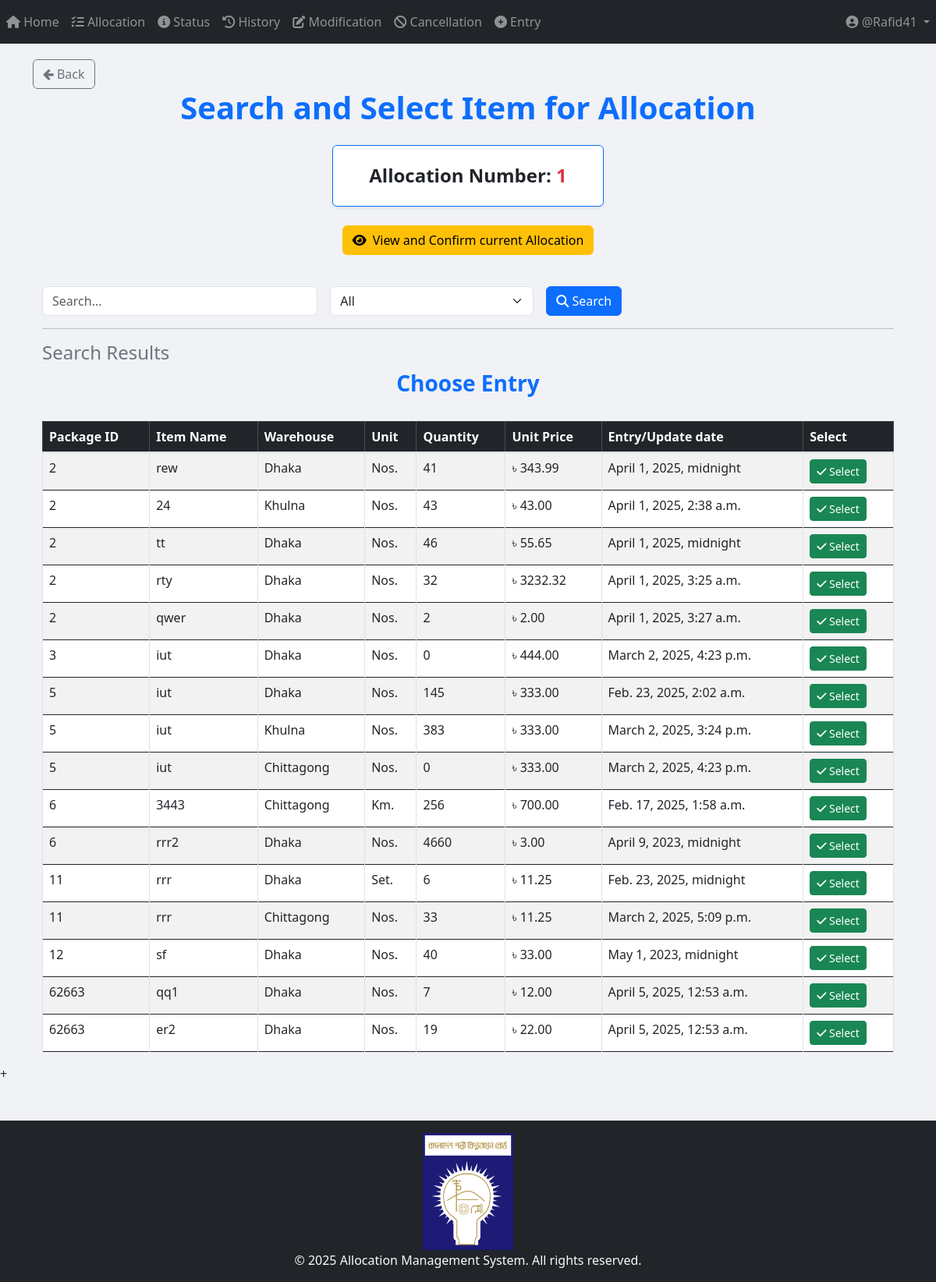
The app's page /allocation/Search_and_Select/1/ (signed in), older data.
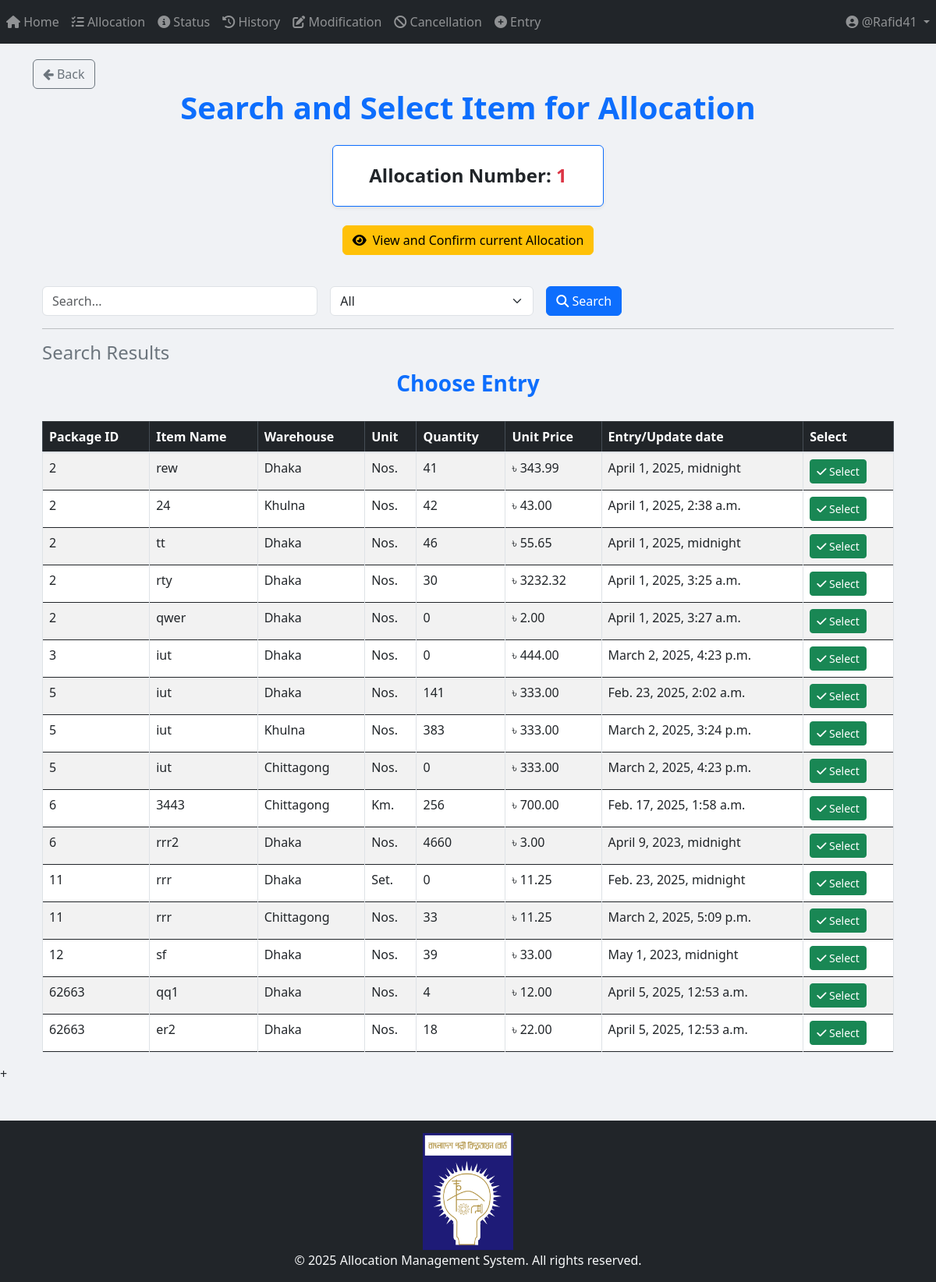
The same page, newer data.
### App_Entry/models.py (models this page shows, shortened)
class Item(models.Model):
    WAREHOUSE_CHOICES = [
        ("Dhaka", "Dhaka"),
        ("Khulna", "Khulna"),
        ("Chittagong", "Chittagong"),
    ]
    UNIT_CHOICES = [
        ("Nos.", "Nos."),
        ("Mtr.", "Mtr."),
        ("Km.", "Km."),
        ("Set.", "Set."),
        ("Pair.", "Pair."),
    ]
    name = models.CharField(max_length=255)
    description = models.TextField(blank=True, null=True)
    warehouse = models.CharField(
        max_length=50, choices=WAREHOUSE_CHOICES, default="Dhaka"
    )
    unit_of_item = models.CharField(
        max_length=10, choices=UNIT_CHOICES, default="Nos."
    )  # Updated field
    unit_price = models.DecimalField(max_digits=15, decimal_places=2, default=0.00)
    quantity_of_item = models.BigIntegerField(default=0)
    package = models.ForeignKey(
        Package,
        on_delete=models.SET_NULL,
        related_name="package_of_item",
        null=True,
    )
    created_at = models.DateTimeField(default=now)

class Package(models.Model):
    packageId = models.BigIntegerField(unique=True)

### App_Allocation/views/Allocation_view.py (the view, shortened to what this page needs)
# urls.py: path('Search_and_Select/<int:allocation_id>/', views.Search_and_Select, name='Search_and_Select'),
@login_required
def Search_and_Select(request, allocation_id=None):
    query = request.GET.get("query", "").strip()
    filter_by = request.GET.get("filter_by", "All")
    date_filter = request.GET.get("date", "")
    items = Item.objects.all()
    if filter_by == "Entry/Update date" and date_filter:
        try:
            date_obj = datetime.strptime(date_filter, "%Y-%m-%d")
            items = items.filter(created_at__date=date_obj.date())
        except ValueError:
            pass
    items = items.order_by("package__packageId")
    allocation_number = None
    if allocation_id:
        try:
            allocation = Allocation_Number.objects.get(id=allocation_id)
            allocation_number = allocation.allocation_no
        except Allocation_Number.DoesNotExist:
            messages.error(request, "Invalid Allocation Number.")
    return render(
        request,
        "App_Allocation/Search_and_Select.html",
        {
            "items": items,
            "query": query,
            "filter_by": filter_by,
            "date_filter": date_filter,
            "allocation_number": allocation_number,
            "allocation_id": allocation_id,
        },
    )

### templates/App_Allocation/Search_and_Select.html (shortened to what this page needs)
{% extends 'base.html' %}
{% load crispy_forms_tags %}
{% load static %}
{% block body_block %}
<a href="{% url 'App_Allocation:select_allocation_number' %}" class="btn btn-outline-secondary">
    <i class="fa fa-arrow-left"></i> Back
</a>
<center>
    <h1 class="fw-bold text-primary"><b> Search and Select Item for Allocation </b></h1>
    <div class="container mt-4">
        <div class="row">
            <div class="col-md-6 col-lg-4 mx-auto">
                <div class="card shadow-sm border-primary p-3 text-center">
                    {% if allocation_number %}
                    <h4 class="fw-bold mt-2">Allocation Number: <b class="text-danger">{{ allocation_number }}</b></h4>
                    {% endif %}
                </div>
            </div>
        </div>
    </div>
</center>
<br>
<div class="d-flex justify-content-center">
    <a href="{%url 'App_Allocation:view_confirm_allocation' allocation_id %}" class="btn btn-warning d-flex align-items-center">
        <i class="fas fa-eye mr-2"></i> View and Confirm current Allocation
    </a>
</div>
<div class="container mt-3">
    <br>
    <form method="GET" action="{% url 'App_Allocation:Search_and_Select' allocation_number %}" class="row g-3">
        <div class="col-md-4">
            <input type="text" name="query" id="searchQuery" class="form-control" placeholder="Search..." value="{{ query }}">
        </div>
        <div class="col-md-3">
            <select name="filter_by" id="filterDropdown" class="form-select" onchange="toggleInputFields()">
                <option value="All" {% if filter_by == "All" %}selected{% endif %}>All</option>
            </select>
        </div>
        <div class="col-md-2">
            <button type="submit" class="btn btn-primary"><i class="fas fa-search"></i> Search</button>
        </div>
    </form>
    <hr>
    <h4 class="text-secondary">Search Results</h4>
    <div class="table-responsive">
        <h3 class="text-center text-primary"><b>Choose Entry</b></h3>
        <br>
        <table class="table table-bordered table-striped table-hover">
            <thead class="table-dark sticky-top">
                <tr>
                    <th>Package ID</th>
                    <th>Item Name</th>
                    <th>Warehouse</th>
                    <th>Unit</th>
                    <th>Quantity</th>
                    <th>Unit Price</th>
                    <th>Entry/Update date</th>
                    <th>Select</th>
                </tr>
            </thead>
            <tbody>
                {% if items %}
                    {% for item in items %}
                    <tr class="selectable-row">
                        <td>{{ item.package.packageId }}</td>
                        <td>{{ item.name }}</td>
                        <td>{{ item.warehouse }}</td>
                        <td>{{ item.unit_of_item }}</td>
                        <td>{{ item.quantity_of_item }}</td>
                        <td>৳ {{ item.unit_price }}</td>
                        <td>{{ item.created_at }}</td>
                        <td>
                            <a
                            href="{% url 'App_Allocation:allocate_item' allocation_id item.id %}"
                            class="btn btn-success btn-sm select-btn"><i class="fas fa-check"></i> Select</a>
                        </td>
                    </tr>
                    {% endfor %}
                {% else %}
                    <tr>
                        <td colspan="8" class="text-center text-danger">No matching data found</td>
                    </tr>
                {% endif %}
            </tbody>
        </table>
    </div>
</div>
{% endblock %}

Row changes from the older to the newer data that the page shows:
changed Item "April 1, 2025, 2:38 a.m.": quantity_of_item "43" → "42"
changed Item "rty": quantity_of_item "32" → "30"
changed Item "qwer": quantity_of_item "2" → "0"
changed Item "Feb. 23, 2025, 2:02 a.m.": quantity_of_item "145" → "141"
changed Item "Set.": quantity_of_item "6" → "0"
changed Item "sf": quantity_of_item "40" → "39"
changed Item "qq1": quantity_of_item "7" → "4"
changed Item "er2": quantity_of_item "19" → "18"
